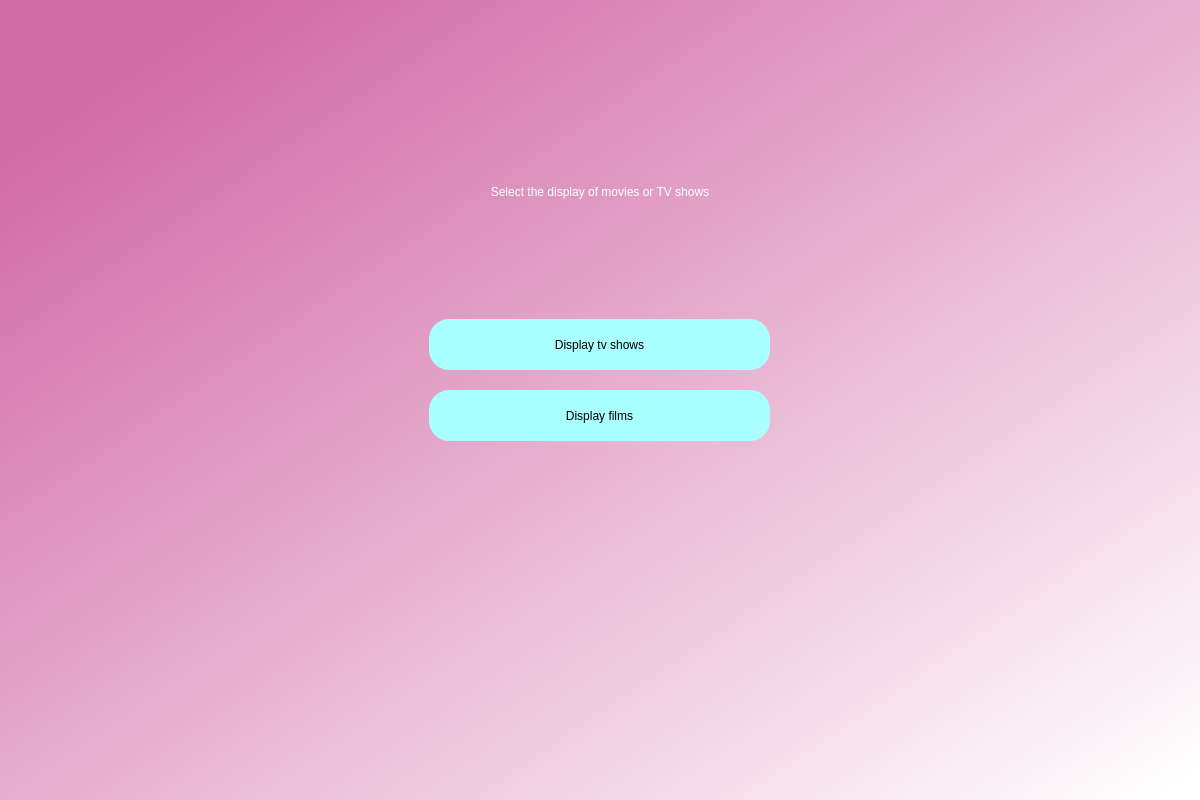
<?xml version="1.0" encoding="UTF-8"?>
<ui version="4.0">
 <class>Dialog</class>
 <widget class="QDialog" name="Dialog">
  <property name="geometry">
   <rect>
    <x>0</x>
    <y>0</y>
    <width>1200</width>
    <height>800</height>
   </rect>
  </property>
  <property name="minimumSize">
   <size>
    <width>1200</width>
    <height>800</height>
   </size>
  </property>
  <property name="maximumSize">
   <size>
    <width>1200</width>
    <height>800</height>
   </size>
  </property>
  <property name="windowTitle">
   <string>Dialog</string>
  </property>
  <property name="styleSheet">
   <string notr="true">
background-color:qlineargradient(spread:pad, x1:0.091, y1:0.101636, x2:0.991379, y2:0.977, stop:0 rgba(209, 107, 165, 255), stop:1 rgba(255, 255, 255, 255));</string>
  </property>
  <layout class="QGridLayout" name="gridLayout" rowstretch="1,1,2" columnstretch="1,1,1">
   <item row="1" column="0">
    <spacer name="horizontalSpacer">
     <property name="orientation">
      <enum>Qt::Horizontal</enum>
     </property>
     <property name="sizeHint" stdset="0">
      <size>
       <width>40</width>
       <height>20</height>
      </size>
     </property>
    </spacer>
   </item>
   <item row="1" column="2">
    <spacer name="horizontalSpacer_2">
     <property name="orientation">
      <enum>Qt::Horizontal</enum>
     </property>
     <property name="sizeHint" stdset="0">
      <size>
       <width>40</width>
       <height>20</height>
      </size>
     </property>
    </spacer>
   </item>
   <item row="1" column="1">
    <layout class="QVBoxLayout" name="verticalLayout" stretch="5,0,1,1">
     <property name="spacing">
      <number>20</number>
     </property>
     <item>
      <widget class="QLabel" name="label">
       <property name="styleSheet">
        <string notr="true">background-color:rgba(0,0,0,0);
font: 12pt &quot;MS Shell Dlg 2&quot;;
font: 28pt &quot;MS Shell Dlg 2&quot;; color:rgb(255, 255, 255)</string>
       </property>
       <property name="text">
        <string>&lt;html&gt;&lt;head/&gt;&lt;body&gt;&lt;p align=&quot;center&quot;&gt;Select the display of movies or TV shows&lt;/p&gt;&lt;/body&gt;&lt;/html&gt;</string>
       </property>
      </widget>
     </item>
     <item>
      <spacer name="verticalSpacer_3">
       <property name="orientation">
        <enum>Qt::Vertical</enum>
       </property>
       <property name="sizeType">
        <enum>QSizePolicy::Fixed</enum>
       </property>
       <property name="sizeHint" stdset="0">
        <size>
         <width>20</width>
         <height>100</height>
        </size>
       </property>
      </spacer>
     </item>
     <item alignment="Qt::AlignHCenter">
      <widget class="QPushButton" name="listTv">
       <property name="minimumSize">
        <size>
         <width>341</width>
         <height>51</height>
        </size>
       </property>
       <property name="maximumSize">
        <size>
         <width>200</width>
         <height>400</height>
        </size>
       </property>
       <property name="styleSheet">
        <string notr="true">border-radius:20px;
background-color: rgb(170, 255, 255);
font: 14pt &quot;MS Shell Dlg 2&quot;;</string>
       </property>
       <property name="text">
        <string>Display tv shows</string>
       </property>
      </widget>
     </item>
     <item alignment="Qt::AlignHCenter">
      <widget class="QPushButton" name="listFilms">
       <property name="minimumSize">
        <size>
         <width>341</width>
         <height>51</height>
        </size>
       </property>
       <property name="maximumSize">
        <size>
         <width>200</width>
         <height>400</height>
        </size>
       </property>
       <property name="styleSheet">
        <string notr="true">border-radius:20px;
background-color: rgb(170, 255, 255);
font: 14pt &quot;MS Shell Dlg 2&quot;;</string>
       </property>
       <property name="text">
        <string>Display films</string>
       </property>
      </widget>
     </item>
    </layout>
   </item>
   <item row="2" column="1">
    <spacer name="verticalSpacer_2">
     <property name="orientation">
      <enum>Qt::Vertical</enum>
     </property>
     <property name="sizeHint" stdset="0">
      <size>
       <width>20</width>
       <height>40</height>
      </size>
     </property>
    </spacer>
   </item>
   <item row="0" column="1">
    <spacer name="verticalSpacer">
     <property name="orientation">
      <enum>Qt::Vertical</enum>
     </property>
     <property name="sizeHint" stdset="0">
      <size>
       <width>20</width>
       <height>40</height>
      </size>
     </property>
    </spacer>
   </item>
  </layout>
 </widget>
 <resources/>
 <connections/>
</ui>
